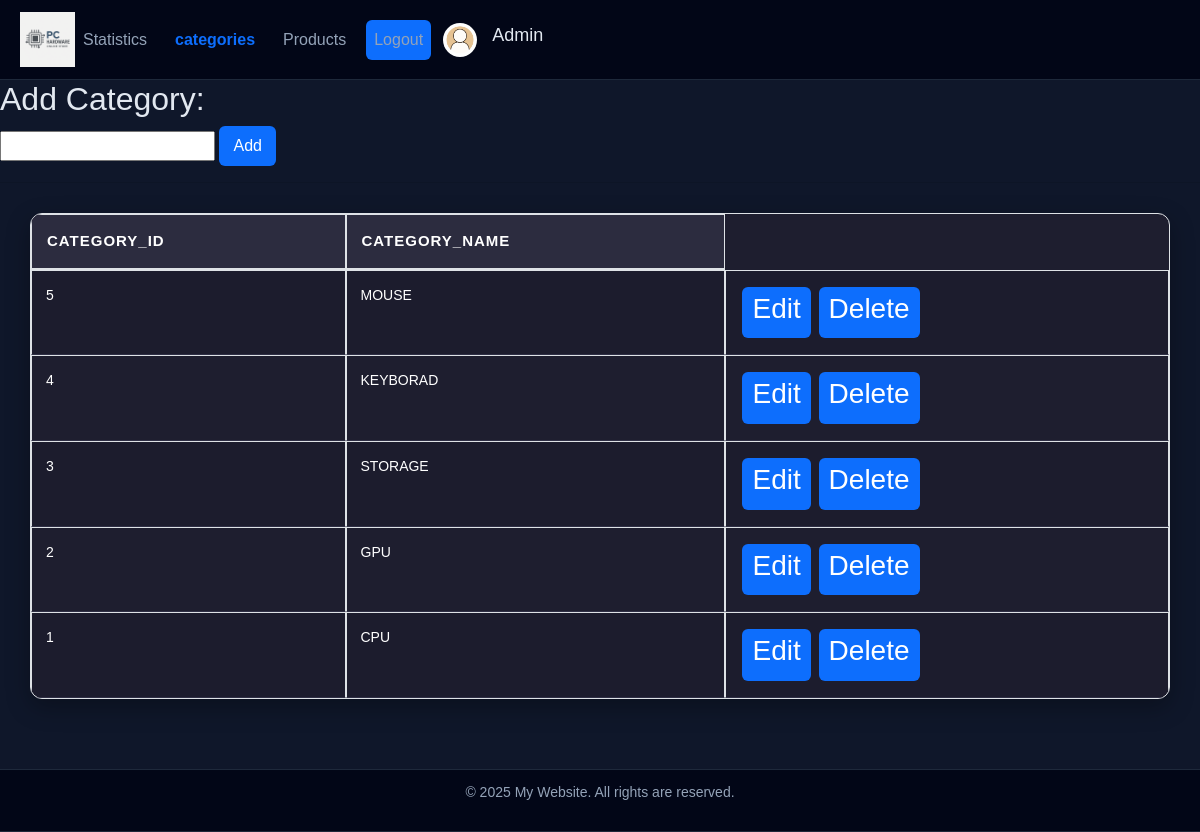
The page /admin/edit_category.php (signed in) on the database its author committed.
### tables this page shows
CREATE TABLE `categories` (
  `category_id` int(11) NOT NULL,
  `name` varchar(50) NOT NULL
);

### admin/edit_category.php (the view, shortened to what this page needs)
<?php
    require("../database/database.php");
?>
<?php
    include("../includes/head.php");
?>
<body>
    <header>
        <?php
            include("../includes/admin_mainHeader.php");
        ?>
    </header>
    <main class="table1">
        <h2>Add Category:</h2>
        <form action="" method="post">
            <input type="text" name="add_cat">
            <button class='btn btn-success' name="add_btn">Add</button><hr>
        </form>
        <table class="table table-bordered table-hover table-striped">
            <thead>
                <tr>
                    <th>Category_Id</th>
                    <th>Category_name</th>
                </tr>
            </thead>
            <tbody>
                <?php
                    $sql = "SELECT * FROM categories ORDER BY category_id DESC";
                    $stmt = $pdo->prepare($sql);
                    $stmt->execute();
                    if($stmt->rowCount() > 0){
                        $rows = $stmt->fetchAll();
                        foreach($rows as $row){
                            $id = $row["category_id"];
                            $name = strtoupper($row["name"]);
                            echo "<tr>";
                                echo "<td>$id</td>";
                                echo "<td>$name</td>";
                                echo "<td>";
                                    echo "<a href='?action=edit&id=$id'  class='btn btn-success'><h3>Edit</h3></a> ";
                                    echo "<a href='?action=delete&id=$id' class='btn btn-danger'><h3>Delete</h3></a> ";
                                echo "</td>";
                            echo "</tr>";
                        }
                    }
                ?>
            </tbody>
        </table>
    </main>
<?php
    include("../includes/admin_footer.php");
?>
</body>
</html>

### style.css (style rules this page uses)
:root { --main-color: #0d6efd; --bg-color: #0f172a; --card-color: #1e293b; --text-color: #e2e8f0; --muted-text: #94a3b8; --hover-color: #1d4ed8; --border-radius: 10px; }
body { background: var(--bg-color); color: var(--text-color); font-family: Tahoma, Arial, sans-serif; margin: 0; }
button, .btn { background: var(--main-color); color: white; border: none; padding: 8px 14px; border-radius: 6px; transition: 0.2s; }
html, body { height: 100%; }
body { display: flex; flex-direction: column; }
main { flex: 1; }
table.table { width: 95%; margin: 30px auto; border-collapse: separate; border-spacing: 0; background: #1e1e2f; color: #ffffff; border-radius: 12px; overflow: hidden; box-shadow: 0 8px 25px rgba(0,0,0,0.3); }
table.table thead { background: #2c2c3f; color: #ffffff; }
table.table thead th { padding: 15px; font-size: 15px; text-transform: uppercase; letter-spacing: 1px; }
table.table tbody td { padding: 14px; font-size: 14px; border-bottom: 1px solid #2f2f45; }
table.table a.btn { font-size: 12px; padding: 5px 10px; margin: 2px; }

### rows shown on the page
categories: category_id "5", name "MOUSE"
categories: category_id "4", name "KEYBORAD"
categories: category_id "3", name "STORAGE"
categories: category_id "2", name "GPU"
categories: category_id "1", name "CPU"

### other values the page prints
$_SESSION["username"] "Admin"
